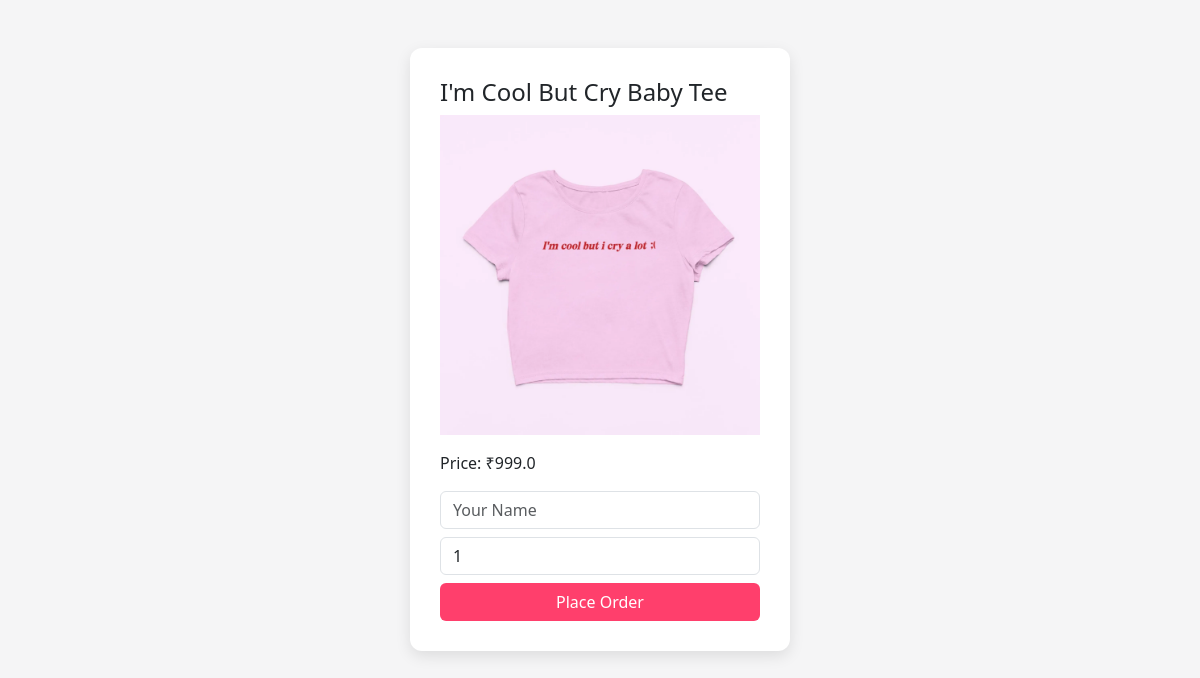
Screenshot of /order/1/ with the database file from the repository.
### shop/models.py (models this page shows, shortened)
class Product(models.Model):
    name = models.CharField(max_length=100)
    category = models.CharField(max_length=50, default="Clothing")
    price = models.FloatField()
    description = models.TextField()
    size = models.CharField(max_length=10, default="M")
    image = models.ImageField(upload_to='products/', blank=True, null=True)

### shop/views.py (the view)
# urls.py: path('order/<int:product_id>/', views.order_product, name='order_product'),
def order_product(request, product_id):
    product = get_object_or_404(Product, id=product_id)
    if request.method == "POST":
        name = request.POST.get('customer_name')
        quantity = int(request.POST.get('quantity', 1))
        Order.objects.create(product=product, customer_name=name, quantity=quantity)
        return redirect('home')
    return render(request, 'shop/order.html', {'product': product})

### shop/templates/shop/order.html (shortened to what this page needs)
<!DOCTYPE html>
<html>
<head>
    <link href="https://cdn.jsdelivr.net/npm/bootstrap@5.3.0/dist/css/bootstrap.min.css" rel="stylesheet">
</head>
<body>
<div class="container mt-5">
    <div class="row justify-content-center">
        <div class="col-md-4 box">
            <h4>{{ product.name }}</h4>
            {% if product.image %}
            <img src="{{ product.image.url }}" class="img-fluid mb-3">
            {% endif %}
            <p>Price: ₹{{ product.price }}</p>
            <form method="POST">
                <input type="text" name="customer_name" class="form-control mb-2" placeholder="Your Name" required>
                <input type="number" name="quantity" class="form-control mb-2" value="1">
                <button class="btn btn-order w-100">Place Order</button>
            </form>
        </div>
    </div>
</div>
</body>
</html>

### shop/templates/shop/order.html (style rules this page uses)
body { background-color: #f5f5f6; }
.box { background: white; padding: 30px; border-radius: 12px; box-shadow: 0 5px 15px rgba(0,0,0,0.1); }
.btn-order { background-color: #ff3f6c; color: white; }

### rows the page displays
Product: name "I'm Cool But Cry Baby Tee", image (picture), price "999.0"
